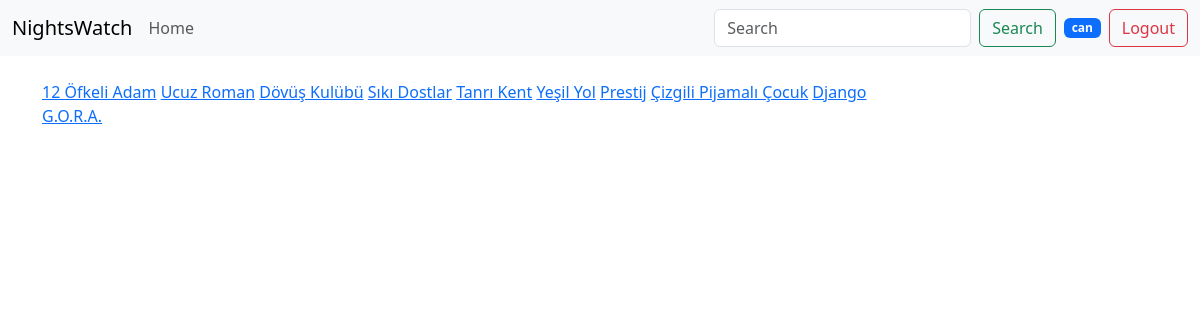
The app's page / (signed in) with its own data.
### moviedb/models/movie.py (models this page shows, shortened)
class Movie(models.Model):
    name = models.CharField(max_length=50)
    rating = models.DecimalField(max_digits=2, decimal_places=1)
    photo_url = models.URLField()
    trailer_url = models.URLField()
    genres = models.ManyToManyField(Genre)
    release_date = models.DateField()
    duration = models.DurationField()
    directors = models.TextField()
    cast = models.TextField()
    description = models.TextField(max_length=1000)

### moviedb/views/movie.py (the view)
def index(request):
    movies = Movie.objects.all()
    return render(request, "movie_list.html", {
        'movies': movies
    })

### moviedb/templates/movie_list.html
{% extends 'base_navbar.html' %} {% block content %}
<div>
  {% for movie in movies %}
  <a href="{% url 'movie_detail' movie.id %}">{{ movie.name }}</a>
  {% endfor %}
</div>
{% endblock content %}

### moviedb/templates/user_badge.html
{% if request.user.is_authenticated %}
<span class="nav-item badge bg-primary align-self-center me-2">
  {{ request.user }}
</span>
<a
  class="nav-item btn btn-outline-danger"
  href="{% url 'logout' %}?next={{ request.path }}"
  >Logout</a
{% else %}
<a
  class="nav-item btn btn-outline-primary"
  href="{% url 'login' %}?next={{ request.path }}"
  >Login</a
>
{% endif %}

### records on screen
Movie: name "12 Öfkeli Adam"
Movie: name "Ucuz Roman"
Movie: name "Dövüş Kulübü"
Movie: name "Sıkı Dostlar"
Movie: name "Tanrı Kent"
Movie: name "Yeşil Yol"
Movie: name "Prestij"
Movie: name "Çizgili Pijamalı Çocuk"
Movie: name "Django"
Movie: name "G.O.R.A."

### other values on screen
{{ request.user }} "can"
